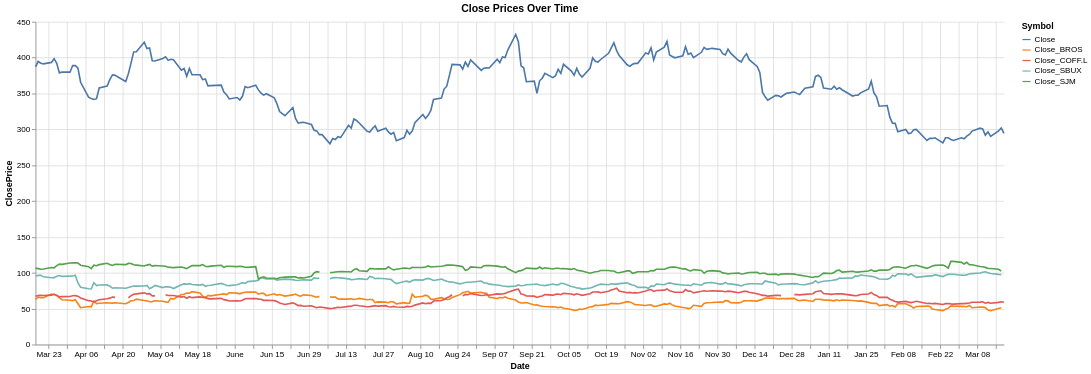

This figure's notebook cell:
### Code cell
# Identify all columns that are close prices
close_cols = [col for col in data.columns if col.startswith('Close')]
if 'Close' not in close_cols and 'Close' in data.columns:
    close_cols.insert(0, 'Close')

# Melt the DataFrame for Altair's multi-line plotting
plot_data = data.melt(id_vars=['Date'], value_vars=close_cols, 
                      var_name='Symbol', value_name='ClosePrice')

# Plot all close price lines over time
chart = alt.Chart(plot_data).mark_line().encode(
    x='Date:T',
    y='ClosePrice:Q',
    color='Symbol:N'
).properties(
    title='Close Prices Over Time',
    width=1200,
    height=400
).configure_view(
    strokeWidth=0
)
chart

### Figure 1 — Vega-Lite specification as saved in the notebook (floating-point values rounded to 4 significant figures; data arrays with more than 128 entries replaced by an {"elided": "..."} marker saying what was removed)
{"config": {"view": {"continuousWidth": 300, "continuousHeight": 300, "strokeWidth": 0}}, "data": {"name": "data-122639ccaf00b532edbff38286baa523"}, "mark": {"type": "line"}, "encoding": {"color": {"field": "Symbol", "type": "nominal"}, "x": {"field": "Date", "type": "temporal"}, "y": {"field": "ClosePrice", "type": "quantitative"}}, "height": 400, "title": "Close Prices Over Time", "width": 1200, "$schema": "https://vega.github.io/schema/vega-lite/v6.1.0.json", "datasets": {"data-122639ccaf00b532edbff38286baa523": {"elided": "1265 records"}}}
